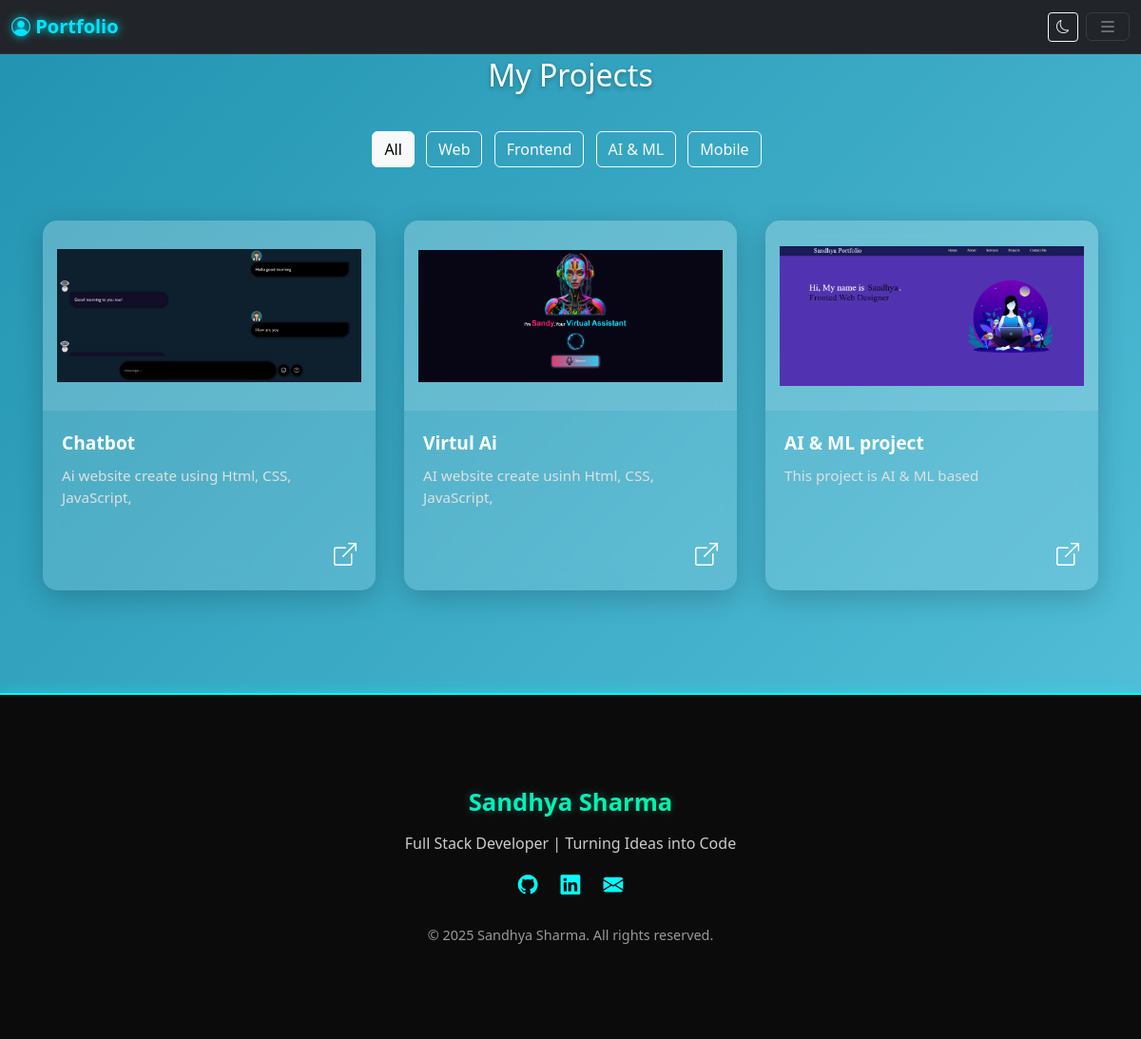
The page /projects/ on the database as committed earlier.
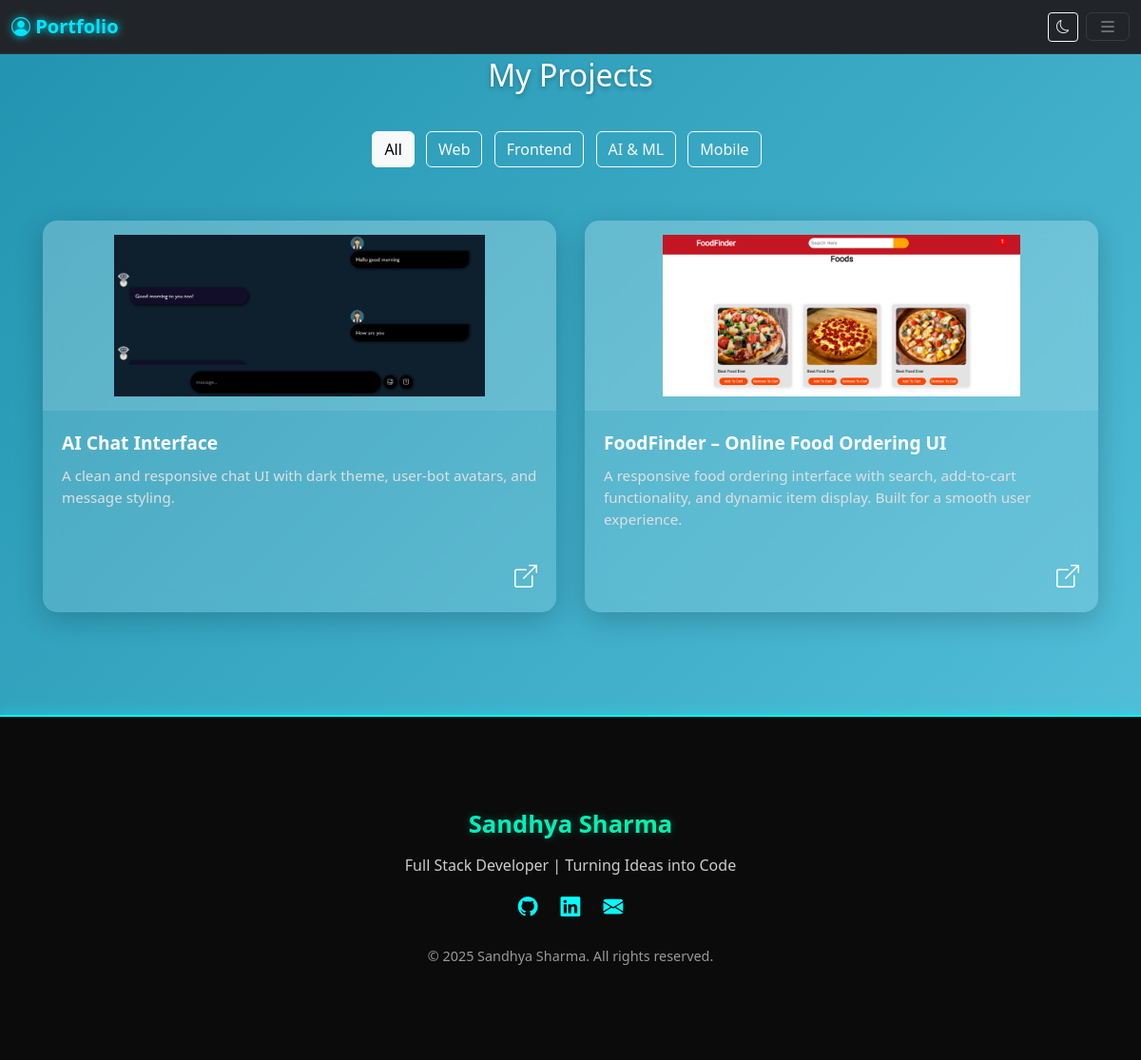
The same page on the database as committed later.
### project/models.py (models this page shows, shortened)
class Project(models.Model):
    CATEGORY_CHOICES = [
        ('web', 'Web'),
        ('frontend', 'Frontend'),
        ('ai', 'AI & ML'),
        ('mobile', 'Mobile'),
    ]
    category = models.CharField(
        max_length=50,
        choices=CATEGORY_CHOICES,
        default='web'  # ✅ Correct placement
    )
    title = models.CharField(max_length=100)
    description = models.TextField()
    image = models.ImageField(upload_to='project_images/', blank=True, null=True)
    github_url = models.URLField()

### project/views.py (the view)
# urls.py: path('', views.project_list, name='projects'),
def project_list(request):
    projects = Project.objects.all()
    return render(request, 'project.html', {'projects': projects})

### templates/project.html (shortened to what this page needs)
{% include "header.html" %}
{% load static %}
<!DOCTYPE html>
<html lang="en">
<head>
  <link href="https://cdn.jsdelivr.net/npm/bootstrap@5.3.0/dist/css/bootstrap.min.css" rel="stylesheet"/>
  <link rel="stylesheet" href="https://cdn.jsdelivr.net/npm/bootstrap-icons@1.10.5/font/bootstrap-icons.css"/>
</head>
<body>
  <div class="container">
    <h2 class="section-heading">My Projects</h2>
    <div class="project-filter text-center mb-5">
      <button class="btn btn-outline-light active me-2 mb-2" data-filter="all">All</button>
      <button class="btn btn-outline-light me-2 mb-2" data-filter="web">Web</button>
      <button class="btn btn-outline-light me-2 mb-2" data-filter="frontend">Frontend</button>
      <button class="btn btn-outline-light me-2 mb-2" data-filter="ai">AI & ML</button>
      <button class="btn btn-outline-light me-2 mb-2" data-filter="mobile">Mobile</button>
    </div>
    <div class="project-grid" id="projectGrid">
      {% for project in projects %}
        <div class="project-card" data-category="{{ project.category }}">
          {% if project.image %}
            <img src="{{ project.image.url }}" alt="{{ project.title }}">
          {% else %}
            <img src="{% static 'core/img/default.png' %}" alt="Default Image">
          {% endif %}
          <div class="project-body">
            <div class="project-title">{{ project.title }}</div>
            <div class="project-desc">{{ project.description }}</div>
          </div>
          <div class="project-footer">
            <a href="{{ project.github_url }}" target="_blank" class="github-link" title="Open on GitHub">
              <i class="bi bi-box-arrow-up-right"></i>
            </a>
          </div>
        </div>
      {% endfor %}
    </div>
  </div>
</body>
</html>
{% include "footer.html" %}

### templates/header.html (shortened to what this page needs)
{% load static %}
<!DOCTYPE html>
<html lang="en">
<head>
  <link href="https://cdn.jsdelivr.net/npm/bootstrap@5.3.7/dist/css/bootstrap.min.css" rel="stylesheet">
  <link href="https://cdn.jsdelivr.net/npm/bootstrap-icons@1.10.5/font/bootstrap-icons.css" rel="stylesheet">
</head>
<body>
<nav class="navbar navbar-dark bg-dark fixed-top">
  <div class="container-fluid">
    <a class="navbar-brand" href="#"><i class="bi bi-person-circle"></i> Portfolio</a>
    <div class="d-flex align-items-center">
      <button id="toggleTheme" class="btn btn-sm btn-outline-light me-2">
        <i id="themeIcon" class="bi bi-moon"></i>
      </button>
      <button class="navbar-toggler" type="button" data-bs-toggle="offcanvas" data-bs-target="#offcanvasNavbar">
        <i class="bi bi-list"></i>
      </button>
    </div>
  </div>
</nav>
</body>
</html>

### templates/footer.html (shortened to what this page needs)
<link href="https://cdn.jsdelivr.net/npm/bootstrap-icons@1.10.5/font/bootstrap-icons.css" rel="stylesheet">
<footer class="footer-custom text-center text-light mt-5">
  <div class="container py-5">
    <h5 class="footer-name mb-3">Sandhya Sharma</h5>
    <p class="footer-text mb-3">Full Stack Developer | Turning Ideas into Code</p>
    <div class="footer-social mb-4">
      <a href="https://github.com/Sandhya9812" target="_blank"><i class="bi bi-github"></i></a>
      <a href="https://www.linkedin.com/in/sandhya-sharma-94ab2a25a/" target="_blank"><i class="bi bi-linkedin"></i></a>
      <a href="{% url 'contact' %}"><i class="bi bi-envelope-fill"></i></a>
    </div>
    <small class="footer-copy">&copy; {{ year|default:"2025" }} Sandhya Sharma. All rights reserved.</small>
  </div>
</footer>

### templates/header.html (style rules this page uses)
body { background-color: #000; color: white; }
.navbar { background-color: #000 !important; border-bottom: 1px solid #333; }
.navbar-brand { color: #00e5ff !important; font-weight: bold; text-shadow: 0 0 8px #00e5ff; }
.btn-outline-light { border-color: #555; color: #fff; }
#toggleTheme i { transition: transform 0.3s ease; }

### templates/project.html (style rules this page uses)
body { margin: 0; font-family: 'Segoe UI', sans-serif; position: relative; min-height: 100vh; overflow-x: hidden; }
body::before { content: ""; position: fixed; inset: 0; background: linear-gradient(135deg, #2193b0, #6dd5ed, #cc2b5e, #753a88); background-size: 400% 400%; animation: gradientAnimation 15s ease infinite; z-index: -2; }
.container { padding: 60px 15px; }
h2.section-heading { text-align: center; margin-bottom: 40px; color: white; text-shadow: 0 2px 5px rgba(0,0,0,0.3); }
.project-filter { text-align: center; margin-bottom: 40px; }
.project-grid { display: grid; grid-template-columns: repeat(auto-fit, minmax(280px, 1fr)); gap: 30px; }
.project-card { background: rgba(255, 255, 255, 0.15); border-radius: 15px; backdrop-filter: blur(10px); box-shadow: 0 8px 30px rgba(0,0,0,0.2); overflow: hidden; transition: all 0.4s ease; display: flex; flex-direction: column; }
.project-card img { width: 100%; height: 200px; object-fit: contain; padding: 15px; background: rgba(255,255,255,0.1); }
.project-body { padding: 20px; flex-grow: 1; color: #fff; }
.project-title { font-size: 1.2rem; font-weight: bold; margin-bottom: 8px; }
.project-desc { font-size: 0.95rem; color: #e0e0e0; }
.project-footer { padding: 10px 20px 20px; text-align: right; }
.github-link { font-size: 1.5rem; color: #fff; transition: color 0.3s; }

### templates/footer.html (style rules this page uses)
.footer-custom { background: #0b0b0b; border-top: 2px solid #00ffff; box-shadow: 0 -2px 15px rgba(0, 255, 255, 0.3); padding-top: 50px; padding-bottom: 50px; }
.footer-name { font-size: 1.6rem; font-weight: bold; background: linear-gradient(to right, #00e0ff, #00ff6a); -webkit-background-clip: text; -webkit-text-fill-color: transparent; text-shadow: 0 0 10px rgba(0, 255, 200, 0.3); }
.footer-text { color: #ccc; font-size: 1rem; }
.footer-social a { margin: 0 10px; font-size: 1.3rem; color: #00ffff; transition: transform 0.3s ease, color 0.3s ease; }
.footer-copy { font-size: 0.9rem; color: #999; }

Rows that differ between the two databases and show on the page:
removed Project: image (picture), title "Chatbot", description "Ai website create using Html, CSS, JavaScript,"
removed Project: image (picture), title "Virtul Ai", description "AI website create usinh Html, CSS, JavaScript,"
removed Project: image (picture), title "AI & ML project", description "This project is AI & ML based"
added Project: image (picture), title "AI Chat Interface", description "A clean and responsive chat UI with dark theme, user-bot avatars, and message styling."
added Project: image (picture), title "FoodFinder – Online Food Ordering UI", description "A responsive food ordering interface with search, add-to-cart functionality, and dynamic item display. Built for a smooth user experience."
